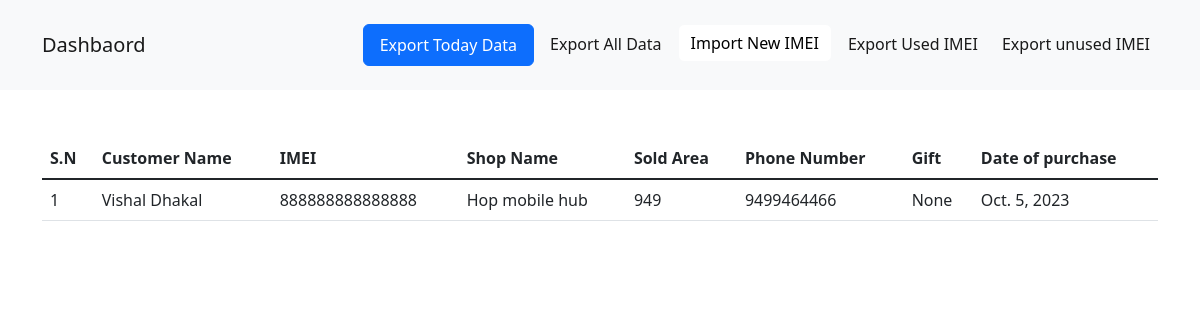
The app's page /dash/, older data.
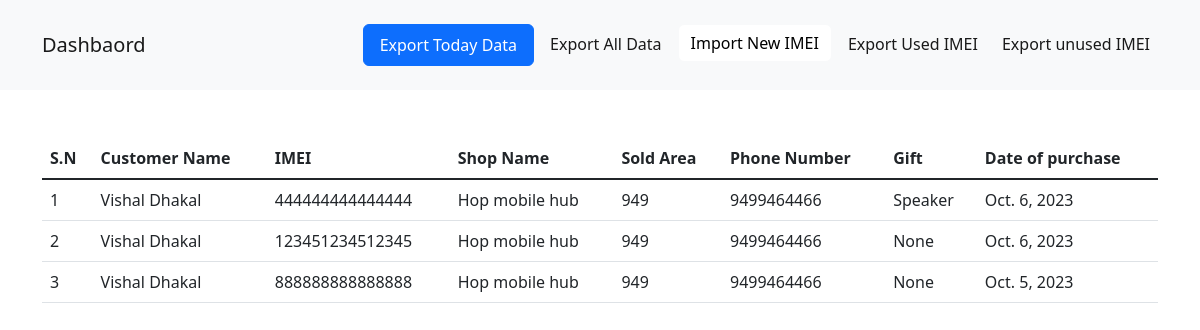
The same page, newer data.
### gifts/models.py (models this page shows, shortened)
class Customer(models.Model):
    CAMPAIGN_CHOICES = [
        ("Facebook Ads", "Facebook Ads"),
        ("Reatil Shop", "Reatil Shop"),
        ("Google Ads", "Google Ads"),
        ("Others", "Others"),
    ]
    customer_name = models.CharField(max_length=400)
    shop_name = models.TextField()
    sold_area = models.CharField(max_length=800)
    phone_number = models.CharField(max_length=400)
    phone_model = models.CharField(max_length=400)
    sale_status = models.CharField(max_length=400, default="SOLD")
    prize_details = models.CharField(
        max_length=900, default="Happy Dashain and Tihar")
    gift = models.ForeignKey(Gift, on_delete=models.CASCADE, null=True)
    imei = models.CharField(max_length=400)
    date_of_purchase = models.DateField(auto_now_add=True, auto_now=False)
    how_know_about_campaign = models.CharField(
        max_length=800, choices=CAMPAIGN_CHOICES)
    recharge_card = models.ForeignKey(RechargeCard, on_delete=models.CASCADE,null=True,related_name="recharge_card")
    ntc_recharge_card = models.BooleanField(default=False)
    amount_of_card = models.IntegerField(default=50)
    profession =  models.CharField(max_length=400, default="None")
    class Meta:
        ordering = ("-date_of_purchase",)

class Gift(models.Model):
    name = models.CharField(max_length=400)
    image_url = models.FileField()
    def __str__(self):
        return self.name

### gifts/views.py (the view)
# urls.py: path('dash/', adminIndex,name = 'adminIndexx'),
def adminIndex(request):
    customerss = Customer.objects.all()
    ctx = {
        "customers": customerss
    }
    return render(request, "admin2/index.html", ctx)

### templates/admin2/index.html (shortened to what this page needs)
<!DOCTYPE html>
<html lang="en">
<head>
     <link href="https://cdn.jsdelivr.net/npm/bootstrap@5.2.3/dist/css/bootstrap.min.css" rel="stylesheet"
>
</head>
<body>
     <nav class="navbar navbar-expand-lg bg-light">
          <div class="container py-3">
               <a class="navbar-brand" href="#" class="fw-bold fs-5">Dashbaord</a>
               <div class="collapse navbar-collapse" id="navbarSupportedContent">
                    <ul class="navbar-nav ms-auto mb-2 mb-lg-0">
                         <li class="nav-item ms-2">
                              <a class="nav-link btn btn-primary text-white px-3" aria-current="page" href="#">Export
                                   Today
                                   Data</a>
                         </li>
                         <li class="nav-item ms-2">
                              <a class="nav-link active" aria-current="page" href="#">Export All Data</a>
                         </li>
                         <li class="nav-item ms-2">
                              <button type="button" class="btn btn-light bg-white" data-bs-toggle="modal"
                                   data-bs-target="#exampleModal">
                                   Import New IMEI
                              </button>
                         </li>
                         <li class="nav-item ms-2">
                              <a class="nav-link active" aria-current="page" href="#">Export Used IMEI</a>
                         </li>
                         <li class="nav-item ms-2">
                              <a class="nav-link active" aria-current="page" href="#">Export unused IMEI</a>
                         </li>
                    </ul>
               </div>
          </div>
     </nav>
     <div class="container py-5">
          <table class="table">
               <thead>
                    <tr>
                         <th scope="col">S.N</th>
                         <th scope="col">Customer Name</th>
                         <th scope="col">IMEI</th>
                         <th scope="col">Shop Name</th>
                         <th scope="col">Sold Area</th>
                         <th scope="col">Phone Number</th>
                         <th scope="col">Gift</th>
                         <th scope="col">Date of purchase</th>
                    </tr>
               </thead>
               <tbody class="table-group-divider">
                    {% for cust in customers %}
                    <tr>
                         <td>{{ forloop.counter }}</td>
                         <td>{{cust.customer_name}}</td>
                         <td>{{cust.imei}}</td>
                         <td>{{cust.shop_name}}</td>
                         <td>{{cust.sold_area}}</td>
                         <td>{{cust.phone_number}}</td>
                         <td>{{cust.gift}}</td>
                         <td>{{cust.date_of_purchase}}</td>
                    </tr>
                    {% endfor %}
               </tbody>
          </table>
     </div>
</body>
</html>

Row changes from the older to the newer data that the page shows:
added Customer: customer_name "Vishal Dhakal", imei "444444444444444", shop_name "Hop mobile hub", sold_area "949", phone_number "9499464466", gift "Speaker", date_of_purchase "Oct. 6, 2023"
added Customer: customer_name "Vishal Dhakal", imei "123451234512345", shop_name "Hop mobile hub", sold_area "949", phone_number "9499464466", gift "None", date_of_purchase "Oct. 6, 2023"
